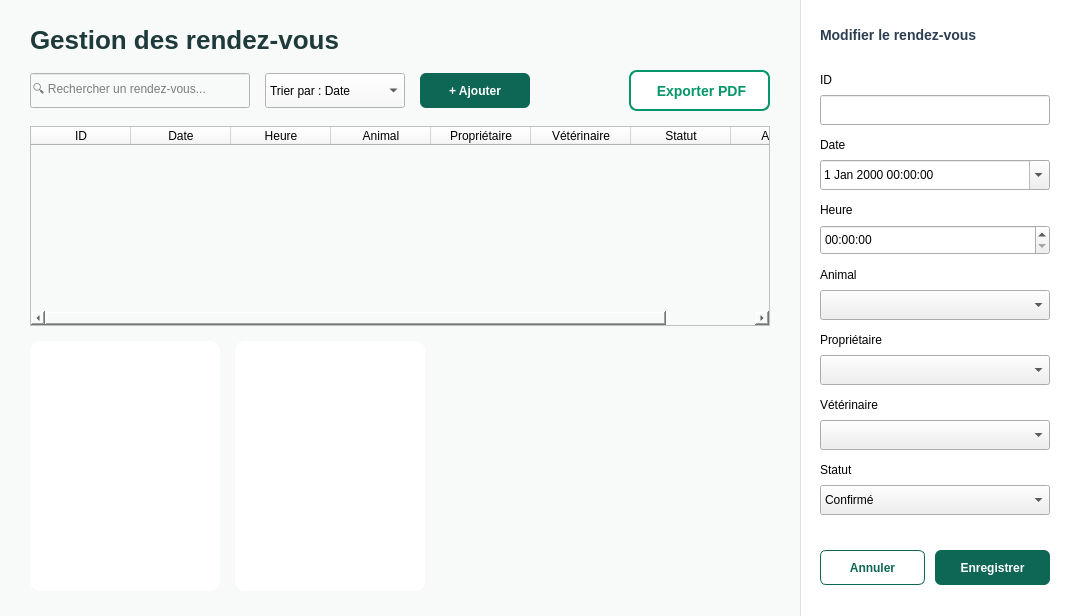
      <widget class="QWidget" name="pageRendezVous">
       <property name="styleSheet">
        <string>#pageRendezVous { background-color:#F4F8F8; }</string>
       </property>
       <layout class="QHBoxLayout" name="layout_pageRendezVous">
        <property name="leftMargin">
         <number>0</number>
        </property>
        <property name="topMargin">
         <number>0</number>
        </property>
        <property name="rightMargin">
         <number>0</number>
        </property>
        <property name="bottomMargin">
         <number>0</number>
        </property>
        <property name="spacing">
         <number>0</number>
        </property>
        <item>
         <widget class="QWidget" name="rdvContenu" native="true">
          <property name="styleSheet">
           <string>background-color: #f8f9f9;</string>
          </property>
          <layout class="QVBoxLayout" name="layout_rdvContenu">
           <property name="leftMargin">
            <number>30</number>
           </property>
           <property name="topMargin">
            <number>25</number>
           </property>
           <property name="rightMargin">
            <number>30</number>
           </property>
           <property name="bottomMargin">
            <number>25</number>
           </property>
           <property name="spacing">
            <number>15</number>
           </property>
           <item>
            <widget class="QLabel" name="lblTitreRdv">
             <property name="styleSheet">
              <string>font-size:26px; font-weight:bold; color:#1E3A3A; background:transparent;</string>
             </property>
             <property name="text">
              <string>Gestion des rendez-vous</string>
             </property>
            </widget>
           </item>
           <item>
            <layout class="QHBoxLayout" name="layout_rdvOutils">
             <property name="spacing">
              <number>15</number>
             </property>
             <item>
              <widget class="QLineEdit" name="rdvEditRecherche">
               <property name="placeholderText">
                <string>🔍 Rechercher un rendez-vous...</string>
               </property>
               <property name="minimumSize">
                <size>
                 <width>220</width>
                 <height>35</height>
                </size>
               </property>
              </widget>
             </item>
             <item>
              <widget class="QComboBox" name="rdvComboTri">
               <item>
                <property name="text">
                 <string>Trier par : Date</string>
                </property>
               </item>
               <property name="minimumSize">
                <size>
                 <width>140</width>
                 <height>35</height>
                </size>
               </property>
              </widget>
             </item>
             <item>
              <widget class="QPushButton" name="rdvBtnAjouter">
               <property name="styleSheet">
                <string>background-color: #0e6655; color: white; font-weight: bold; border-radius: 6px;</string>
               </property>
               <property name="text">
                <string>+ Ajouter</string>
               </property>
               <property name="minimumSize">
                <size>
                 <width>110</width>
                 <height>35</height>
                </size>
               </property>
              </widget>
             </item>
             <item>
              <spacer name="spacerRdvOutils">
               <property name="orientation">
                <enum>Qt::Horizontal</enum>
               </property>
               <property name="sizeHint">
                <size>
                 <width>40</width>
                 <height>20</height>
                </size>
               </property>
              </spacer>
             </item>
             <item>
              <widget class="QPushButton" name="rdvBtnExportPdf">
               <property name="styleSheet">
                <string notr="true">QPushButton {
          background-color: #ffffff;
          color: #059669;
          border: 2px solid #059669;
          border-radius: 8px;
          padding: 10px 20px;
          font-size: 14px;
          font-weight: bold;
      }
      QPushButton:hover {
          background-color: #ecfdf5;
      }</string>
               </property>
               <property name="text">
                <string> Exporter PDF</string>
               </property>
               <property name="minimumSize">
                <size>
                 <width>141</width>
                 <height>41</height>
                </size>
               </property>
              </widget>
             </item>
            </layout>
           </item>
           <item>
            <widget class="QTableWidget" name="rdvTable">
             <property name="columnCount">
              <number>8</number>
             </property>
             <column>
              <property name="text">
               <string>ID</string>
              </property>
             </column>
             <column>
              <property name="text">
               <string>Date</string>
              </property>
             </column>
             <column>
              <property name="text">
               <string>Heure</string>
              </property>
             </column>
             <column>
              <property name="text">
               <string>Animal</string>
              </property>
             </column>
             <column>
              <property name="text">
               <string>Propriétaire</string>
              </property>
             </column>
             <column>
              <property name="text">
               <string>Vétérinaire</string>
              </property>
             </column>
             <column>
              <property name="text">
               <string>Statut</string>
              </property>
             </column>
             <column>
              <property name="text">
               <string>Actions</string>
              </property>
             </column>
             <property name="minimumSize">
              <size>
               <width>400</width>
               <height>200</height>
              </size>
             </property>
            </widget>
           </item>
           <item>
            <layout class="QHBoxLayout" name="layout_rdvStats">
             <property name="spacing">
              <number>15</number>
             </property>
             <item>
              <widget class="QFrame" name="rdvFramePicJours">
               <property name="styleSheet">
                <string>background: white; border-radius: 10px;</string>
               </property>
               <property name="minimumSize">
                <size>
                 <width>190</width>
                 <height>250</height>
                </size>
               </property>
               <property name="maximumSize">
                <size>
                 <width>240</width>
                 <height>250</height>
                </size>
               </property>
              </widget>
             </item>
             <item>
              <widget class="QFrame" name="rdvFramePicHeures">
               <property name="styleSheet">
                <string>background: white; border-radius: 10px;</string>
               </property>
               <property name="minimumSize">
                <size>
                 <width>190</width>
                 <height>250</height>
                </size>
               </property>
               <property name="maximumSize">
                <size>
                 <width>240</width>
                 <height>250</height>
                </size>
               </property>
              </widget>
             </item>
             <item>
              <widget class="QWidget" name="rdvWidgetDonut" native="true">
               <property name="minimumSize">
                <size>
                 <width>330</width>
                 <height>250</height>
                </size>
               </property>
               <property name="maximumSize">
                <size>
                 <width>16777215</width>
                 <height>250</height>
                </size>
               </property>
              </widget>
             </item>
            </layout>
           </item>
          </layout>
         </widget>
        </item>
        <item>
         <widget class="QFrame" name="rdvModification">
          <property name="styleSheet">
           <string>QFrame#rdvModification { background-color: white; border-left: 1px solid #e0e0e0; }</string>
          </property>
          <widget class="QLabel" name="rdvLblTitreForm">
           <property name="geometry">
            <rect>
             <x>20</x>
             <y>20</y>
             <width>200</width>
             <height>30</height>
            </rect>
           </property>
           <property name="styleSheet">
            <string>font-weight: bold; font-size: 14px; color: #2c3e50;</string>
           </property>
           <property name="text">
            <string>Modifier le rendez-vous</string>
           </property>
          </widget>
          <widget class="QLabel" name="rdvLblId">
           <property name="geometry">
            <rect>
             <x>20</x>
             <y>70</y>
             <width>60</width>
             <height>20</height>
            </rect>
           </property>
           <property name="text">
            <string>ID</string>
           </property>
          </widget>
          <widget class="QLineEdit" name="rdvEditId">
           <property name="geometry">
            <rect>
             <x>20</x>
             <y>95</y>
             <width>230</width>
             <height>30</height>
            </rect>
           </property>
           <property name="readOnly">
            <bool>true</bool>
           </property>
          </widget>
          <widget class="QLabel" name="rdvLblDate">
           <property name="geometry">
            <rect>
             <x>20</x>
             <y>135</y>
             <width>60</width>
             <height>20</height>
            </rect>
           </property>
           <property name="text">
            <string>Date</string>
           </property>
          </widget>
          <widget class="QDateTimeEdit" name="rdvDateEdit">
           <property name="geometry">
            <rect>
             <x>20</x>
             <y>160</y>
             <width>230</width>
             <height>30</height>
            </rect>
           </property>
           <property name="calendarPopup">
            <bool>true</bool>
           </property>
          </widget>
          <widget class="QLabel" name="rdvLblHeure">
           <property name="geometry">
            <rect>
             <x>20</x>
             <y>200</y>
             <width>60</width>
             <height>20</height>
            </rect>
           </property>
           <property name="text">
            <string>Heure</string>
           </property>
          </widget>
          <widget class="QTimeEdit" name="rdvTimeEdit">
           <property name="geometry">
            <rect>
             <x>20</x>
             <y>225</y>
             <width>230</width>
             <height>30</height>
            </rect>
           </property>
          </widget>
          <widget class="QLabel" name="rdvLblAnimal">
           <property name="geometry">
            <rect>
             <x>20</x>
             <y>265</y>
             <width>60</width>
             <height>20</height>
            </rect>
           </property>
           <property name="text">
            <string>Animal</string>
           </property>
          </widget>
          <widget class="QComboBox" name="rdvComboAnimal">
           <property name="geometry">
            <rect>
             <x>20</x>
             <y>290</y>
             <width>230</width>
             <height>30</height>
            </rect>
           </property>
          </widget>
          <widget class="QLabel" name="rdvLblProprio">
           <property name="geometry">
            <rect>
             <x>20</x>
             <y>330</y>
             <width>80</width>
             <height>20</height>
            </rect>
           </property>
           <property name="text">
            <string>Propriétaire</string>
           </property>
          </widget>
          <widget class="QComboBox" name="rdvComboProprietaire">
           <property name="geometry">
            <rect>
             <x>20</x>
             <y>355</y>
             <width>230</width>
             <height>30</height>
            </rect>
           </property>
          </widget>
          <widget class="QLabel" name="rdvLblVet">
           <property name="geometry">
            <rect>
             <x>20</x>
             <y>395</y>
             <width>80</width>
             <height>20</height>
            </rect>
           </property>
           <property name="text">
            <string>Vétérinaire</string>
           </property>
          </widget>
          <widget class="QComboBox" name="rdvComboVeterinaire">
           <property name="geometry">
            <rect>
             <x>20</x>
             <y>420</y>
             <width>230</width>
             <height>30</height>
            </rect>
           </property>
          </widget>
          <widget class="QLabel" name="rdvLblStatut">
           <property name="geometry">
            <rect>
             <x>20</x>
             <y>460</y>
             <width>60</width>
             <height>20</height>
            </rect>
           </property>
           <property name="text">
            <string>Statut</string>
           </property>
          </widget>
          <widget class="QComboBox" name="rdvComboStatut">
           <property name="geometry">
            <rect>
             <x>20</x>
             <y>485</y>
             <width>230</width>
             <height>30</height>
            </rect>
           </property>
           <item>
            <property name="text">
             <string>Confirmé</string>
            </property>
           </item>
           <item>
            <property name="text">
             <string>En attente</string>
            </property>
           </item>
           <item>
            <property name="text">
             <string>Annulé</string>
            </property>
           </item>
           <item>
            <property name="text">
             <string>Terminé</string>
            </property>
           </item>
          </widget>
          <widget class="QPushButton" name="rdvBtnAnnuler">
           <property name="geometry">
            <rect>
             <x>20</x>
             <y>550</y>
             <width>105</width>
             <height>35</height>
            </rect>
           </property>
           <property name="styleSheet">
            <string>border: 1px solid #0e6655; color: #0e6655; border-radius: 6px; font-weight: bold;</string>
           </property>
           <property name="text">
            <string>Annuler</string>
           </property>
          </widget>
          <widget class="QPushButton" name="rdvBtnEnregistrer">
           <property name="geometry">
            <rect>
             <x>135</x>
             <y>550</y>
             <width>115</width>
             <height>35</height>
            </rect>
           </property>
           <property name="styleSheet">
            <string>background-color: #0e6655; color: white; border-radius: 6px; font-weight: bold;</string>
           </property>
           <property name="text">
            <string>Enregistrer</string>
           </property>
          </widget>
          <property name="minimumSize">
           <size>
            <width>270</width>
            <height>600</height>
           </size>
          </property>
          <property name="maximumSize">
           <size>
            <width>270</width>
            <height>16777215</height>
           </size>
          </property>
         </widget>
        </item>
       </layout>
      </widget>
